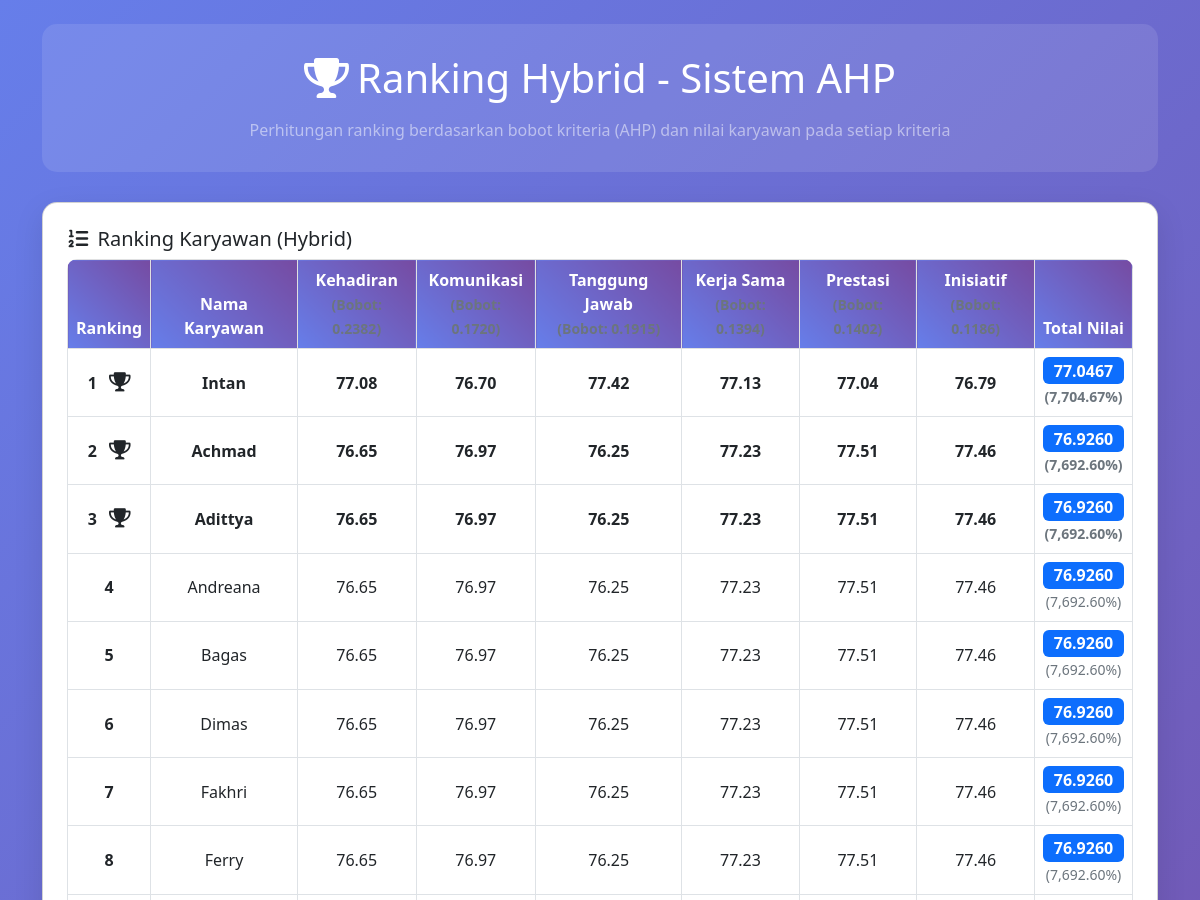
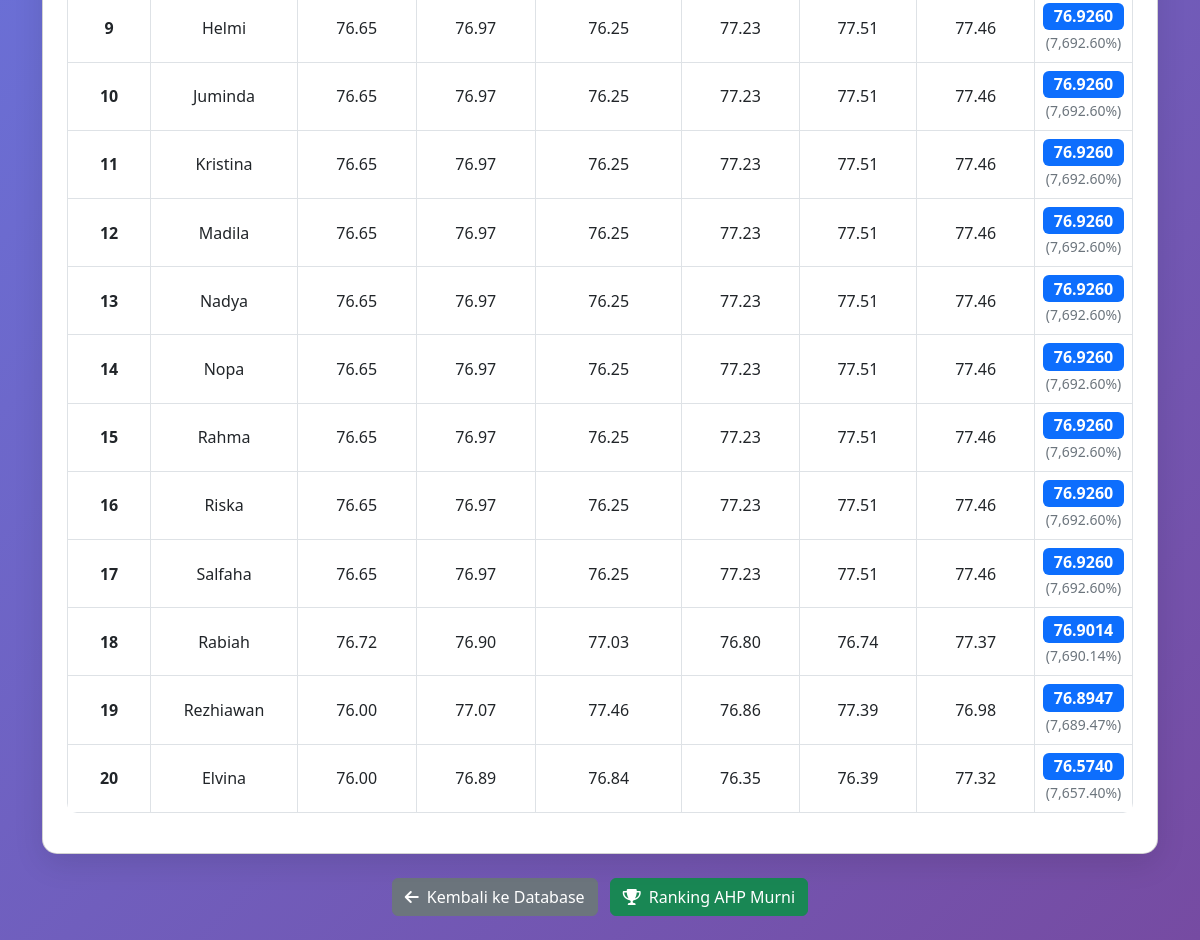
The app's page /ranking_hybrid.php with its own data (2 pictures, top to bottom).
### tables this page shows
CREATE TABLE `karyawan` (
  `id` int NOT NULL,
  `no_urut` int NOT NULL,
  `nama` varchar(100) NOT NULL,
  `kehadiran` decimal(5,2) NOT NULL DEFAULT '0.00',
  `komunikasi` decimal(5,2) NOT NULL DEFAULT '0.00',
  `tanggung_jawab` decimal(5,2) NOT NULL DEFAULT '0.00',
  `kerja_sama` decimal(5,2) NOT NULL DEFAULT '0.00',
  `prestasi` decimal(5,2) NOT NULL DEFAULT '0.00',
  `inisiatif` decimal(5,2) NOT NULL DEFAULT '0.00',
  `nilai_akhir` decimal(5,2) NOT NULL DEFAULT '0.00',
  `created_at` timestamp NULL DEFAULT CURRENT_TIMESTAMP,
  `updated_at` timestamp NULL DEFAULT CURRENT_TIMESTAMP ON UPDATE CURRENT_TIMESTAMP
);

### ranking_hybrid.php (the view, shortened to what this page needs)
<?php
require_once 'database_config.php';
$kriteria = ['kehadiran', 'komunikasi', 'tanggung_jawab', 'kerja_sama', 'prestasi', 'inisiatif'];
$label_kriteria = [
    'kehadiran' => 'Kehadiran',
    'komunikasi' => 'Komunikasi',
    'tanggung_jawab' => 'Tanggung Jawab',
    'kerja_sama' => 'Kerja Sama',
    'prestasi' => 'Prestasi',
    'inisiatif' => 'Inisiatif'
];
$bobot_kriteria = [];
try {
    $stmt = $pdo->query('SELECT * FROM bobot_ahp');
    while ($row = $stmt->fetch()) {
        $bobot_kriteria[$row['nama_kriteria']] = $row['bobot'];
    }
} catch (Exception $e) {
    $message = '<div class="alert alert-danger">Gagal mengambil bobot kriteria: ' . $e->getMessage() . '</div>';
}
$karyawan = [];
try {
    $stmt = $pdo->query('SELECT * FROM karyawan ORDER BY nama');
    while ($row = $stmt->fetch()) {
        $karyawan[] = $row;
    }
} catch (Exception $e) {
    $message = '<div class="alert alert-danger">Gagal mengambil data karyawan: ' . $e->getMessage() . '</div>';
}
$ranking_data = [];
foreach ($karyawan as $k) {
    $total = 0;
    $detail = [];
    foreach ($kriteria as $kr) {
        $nilai = isset($k[$kr]) ? $k[$kr] : 0;
        $bobot = isset($bobot_kriteria[$kr]) ? $bobot_kriteria[$kr] : 0;
        $total += $bobot * $nilai;
        $detail[$kr] = [
            'nilai' => $nilai,
            'bobot' => $bobot
        ];
    }
    $ranking_data[] = [
        'id_karyawan' => $k['id'],
        'nama' => $k['nama'],
        'total' => $total,
        'detail' => $detail
    ];
}
usort($ranking_data, function($a, $b) {
    return $b['total'] <=> $a['total'];
});
?>
<!DOCTYPE html>
<html lang="id">
<head>
    <link href="https://cdn.jsdelivr.net/npm/bootstrap@5.3.0/dist/css/bootstrap.min.css" rel="stylesheet">
    <link href="https://cdnjs.cloudflare.com/ajax/libs/font-awesome/6.0.0/css/all.min.css" rel="stylesheet">
</head>
<body>
<div class="container py-4">
    <div class="header-section text-center">
        <h1 class="text-white mb-3"><i class="fas fa-trophy me-2"></i>Ranking Hybrid - Sistem AHP</h1>
        <p class="text-white-50 mb-0">Perhitungan ranking berdasarkan bobot kriteria (AHP) dan nilai karyawan pada setiap kriteria</p>
    </div>
    <div class="card p-4 mb-4">
        <h5><i class="fas fa-list-ol me-2"></i>Ranking Karyawan (Hybrid)</h5>
        <div class="table-responsive">
            <table class="table table-bordered align-middle">
                <thead class="table-light">
                    <tr>
                        <th>Ranking</th>
                        <th>Nama Karyawan</th>
                        <?php foreach ($kriteria as $kr): ?>
                        <th><?= $label_kriteria[$kr] ?><br><span class="text-secondary small">(Bobot: <?= isset($bobot_kriteria[$kr]) ? number_format($bobot_kriteria[$kr], 4) : '-' ?>)</span></th>
                        <?php endforeach; ?>
                        <th>Total Nilai</th>
                    </tr>
                </thead>
                <tbody>
                    <?php foreach ($ranking_data as $d): ?>
                    <tr class="<?= $d['ranking'] == 1 ? 'ranking-1' : ($d['ranking'] == 2 ? 'ranking-2' : ($d['ranking'] == 3 ? 'ranking-3' : '')) ?>">
                        <td>
                            <strong><?= $d['ranking'] ?></strong>
                            <?php if ($d['ranking'] <= 3): ?>
                            <i class="fas fa-trophy trophy-icon ms-2"></i>
                            <?php endif; ?>
                        </td>
                        <td><?= htmlspecialchars($d['nama']) ?></td>
                        <?php foreach ($kriteria as $kr): ?>
                        <td><?= $d['detail'][$kr]['nilai'] ?></td>
                        <?php endforeach; ?>
                        <td>
                            <span class="badge bg-primary fs-6">
                                <?= number_format($d['total'], 4) ?>
                            </span>
                            <br>
                            <span class="text-secondary small">
                                (<?= number_format($d['total'] * 100, 2) ?>%)
                            </span>
                        </td>
                    </tr>
                    <?php endforeach; ?>
                </tbody>
            </table>
        </div>
    </div>
    <div class="text-center mt-4">
        <a href="tabel_database.php" class="btn btn-secondary me-2">
            <i class="fas fa-arrow-left me-2"></i>Kembali ke Database
        </a>
        <a href="ranking_final_new.php" class="btn btn-success">
            <i class="fas fa-trophy me-2"></i>Ranking AHP Murni
        </a>
    </div>
</div>
</body>
</html>

### ranking_hybrid.php (style rules this page uses)
body { background: linear-gradient(135deg, #667eea 0%, #764ba2 100%); min-height: 100vh; }
.card { border-radius: 15px; box-shadow: 0 10px 30px rgba(0,0,0,0.1); }
.header-section { background: rgba(255,255,255,0.1); border-radius: 15px; padding: 30px; margin-bottom: 30px; }
.table { background: white; border-radius: 10px; overflow: hidden; }
.table th { background: linear-gradient(45deg, #667eea, #764ba2); color: white; text-align: center; font-weight: 600; }
.table td { text-align: center; vertical-align: middle; }
.ranking-1 { background-color: #ffd700; font-weight: bold; }
.ranking-2 { background-color: #c0c0c0; font-weight: bold; }
.ranking-3 { background-color: #cd7f32; font-weight: bold; }
.trophy-icon { font-size: 1.2em; }

### records on screen
karyawan: ranking "1", nama "Intan", nilai "77.08", nilai "76.70", nilai "77.42", nilai "77.13", nilai "77.04", nilai "76.79", total "77.0467", total "7,704.67"
karyawan: ranking "2", nama "Achmad", nilai "76.65", nilai "76.97", nilai "76.25", nilai "77.23", nilai "77.51", nilai "77.46", total "76.9260", total "7,692.60"
karyawan: ranking "3", nama "Adittya", nilai "76.65", nilai "76.97", nilai "76.25", nilai "77.23", nilai "77.51", nilai "77.46", total "76.9260", total "7,692.60"
karyawan: ranking "4", nama "Andreana", nilai "76.65", nilai "76.97", nilai "76.25", nilai "77.23", nilai "77.51", nilai "77.46", total "76.9260", total "7,692.60"
karyawan: ranking "5", nama "Bagas", nilai "76.65", nilai "76.97", nilai "76.25", nilai "77.23", nilai "77.51", nilai "77.46", total "76.9260", total "7,692.60"
karyawan: ranking "6", nama "Dimas", nilai "76.65", nilai "76.97", nilai "76.25", nilai "77.23", nilai "77.51", nilai "77.46", total "76.9260", total "7,692.60"
karyawan: ranking "7", nama "Fakhri", nilai "76.65", nilai "76.97", nilai "76.25", nilai "77.23", nilai "77.51", nilai "77.46", total "76.9260", total "7,692.60"
karyawan: ranking "8", nama "Ferry", nilai "76.65", nilai "76.97", nilai "76.25", nilai "77.23", nilai "77.51", nilai "77.46", total "76.9260", total "7,692.60"
karyawan: ranking "9", nama "Helmi", nilai "76.65", nilai "76.97", nilai "76.25", nilai "77.23", nilai "77.51", nilai "77.46", total "76.9260", total "7,692.60"
karyawan: ranking "10", nama "Juminda", nilai "76.65", nilai "76.97", nilai "76.25", nilai "77.23", nilai "77.51", nilai "77.46", total "76.9260", total "7,692.60"
karyawan: ranking "11", nama "Kristina", nilai "76.65", nilai "76.97", nilai "76.25", nilai "77.23", nilai "77.51", nilai "77.46", total "76.9260", total "7,692.60"
karyawan: ranking "12", nama "Madila", nilai "76.65", nilai "76.97", nilai "76.25", nilai "77.23", nilai "77.51", nilai "77.46", total "76.9260", total "7,692.60"
karyawan: ranking "13", nama "Nadya", nilai "76.65", nilai "76.97", nilai "76.25", nilai "77.23", nilai "77.51", nilai "77.46", total "76.9260", total "7,692.60"
karyawan: ranking "14", nama "Nopa", nilai "76.65", nilai "76.97", nilai "76.25", nilai "77.23", nilai "77.51", nilai "77.46", total "76.9260", total "7,692.60"
karyawan: ranking "15", nama "Rahma", nilai "76.65", nilai "76.97", nilai "76.25", nilai "77.23", nilai "77.51", nilai "77.46", total "76.9260", total "7,692.60"
karyawan: ranking "16", nama "Riska", nilai "76.65", nilai "76.97", nilai "76.25", nilai "77.23", nilai "77.51", nilai "77.46", total "76.9260", total "7,692.60"
karyawan: ranking "17", nama "Salfaha", nilai "76.65", nilai "76.97", nilai "76.25", nilai "77.23", nilai "77.51", nilai "77.46", total "76.9260", total "7,692.60"
karyawan: ranking "18", nama "Rabiah", nilai "76.72", nilai "76.90", nilai "77.03", nilai "76.80", nilai "76.74", nilai "77.37", total "76.9014", total "7,690.14"
karyawan: ranking "19", nama "Rezhiawan", nilai "76.00", nilai "77.07", nilai "77.46", nilai "76.86", nilai "77.39", nilai "76.98", total "76.8947", total "7,689.47"
karyawan: ranking "20", nama "Elvina", nilai "76.00", nilai "76.89", nilai "76.84", nilai "76.35", nilai "76.39", nilai "77.32", total "76.5740", total "7,657.40"

### other values on screen
$label_kriteria[$kr] "Kehadiran"
$label_kriteria[$kr] "Komunikasi"
$label_kriteria[$kr] "Tanggung Jawab"
$label_kriteria[$kr] "Kerja Sama"
$label_kriteria[$kr] "Prestasi"
$label_kriteria[$kr] "Inisiatif"
